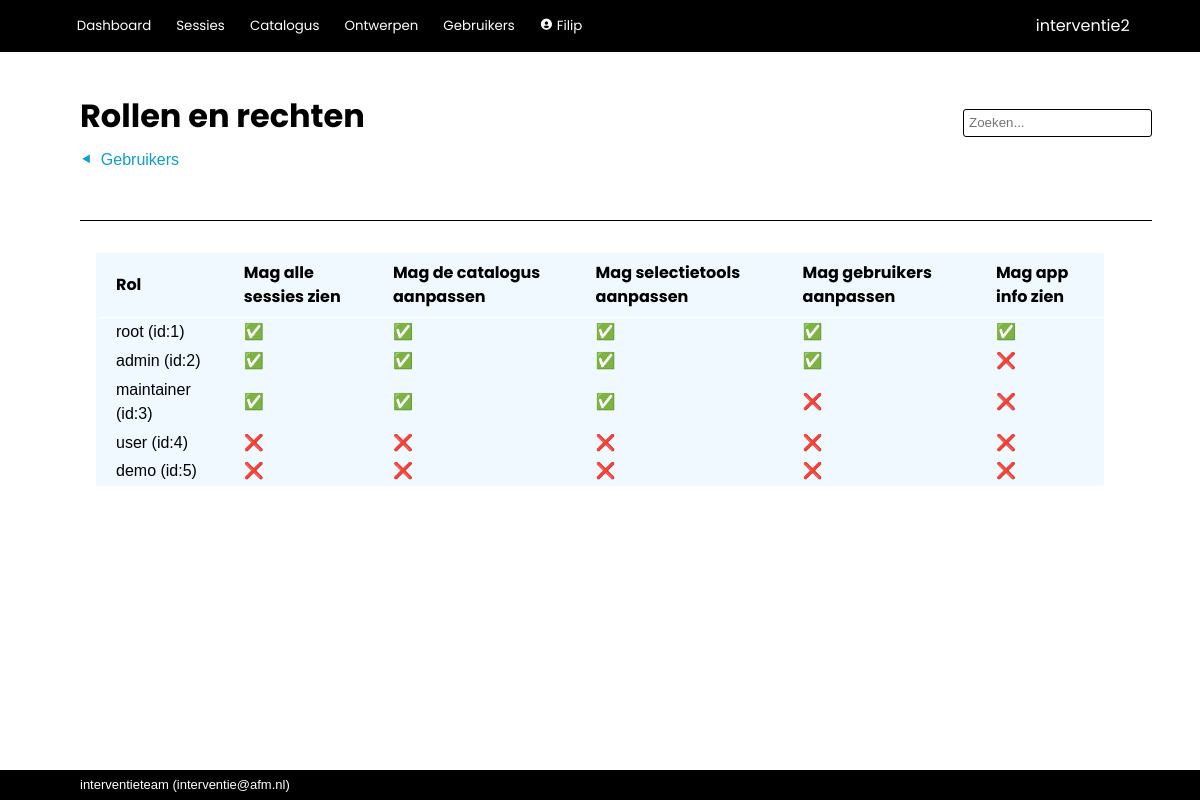
Page /admin/roles (signed in) on the committed database.
### interventie2/models.py (models this page shows, shortened)
class User(db.Model, UserMixin):
    __tablename__ = 'users'
    id            = db.Column(db.Integer, primary_key=True)
    name          = db.Column(db.String(80), nullable=False, unique=True)
    password      = db.Column(db.String(200), nullable=False)
    role_id       = db.Column(db.Integer, db.ForeignKey('roles.id'), nullable=False, default=4) #references roles.id
    description   = db.Column(db.String(2000), nullable=False, default="")
    email         = db.Column(db.String(254))
    link          = db.Column(db.String(1000))
    active        = db.Column(db.Boolean, nullable=False, default=True)
    date_created  = db.Column(db.DateTime(timezone=True), server_default=func.now())
    last_seen     = db.Column(db.DateTime(timezone=True), server_default=func.now())
    role = relationship('Role')
    messages = relationship('Message', back_populates='recipient', foreign_keys="Message.recipient_id", cascade='all, delete-orphan')
    messages_sent = relationship('Message', back_populates='sender', foreign_keys="Message.sender_id")
    worksession = relationship('Worksession', back_populates='creator')
    plan = relationship('Plan', back_populates='creator')
    allowed_worksessions = relationship('Worksession', secondary='worksession_access', back_populates='allowed_users')
    owned_instruments = relationship('Instrument', back_populates='owner')
    def unread_messages(self):
        return sum(1 for message in self.messages if (message.unread) and (message.deliver_after.date() <= date.today()))
    def unread_message_alert(self):
        return self.unread_messages() > 0

class Role(db.Model):
    __tablename__  = 'roles'
    id             = db.Column(db.Integer, primary_key=True) #1=root 2=admin, 3=maintainer, 4=user, 5=demo
    name           = db.Column(db.String(20), nullable=False, unique=True)
    see_app_info   = db.Column(db.Boolean)
    see_all_worksessions = db.Column(db.Boolean)
    edit_catalog   = db.Column(db.Boolean)
    edit_questionnaire = db.Column(db.Boolean)
    edit_users     = db.Column(db.Boolean)
    demo           = db.Column(db.Boolean)

### interventie2/admin/routes.py (the view)
@admin.route('/roles')
@login_required
def roles():
    roles = Role.query.order_by()
    return render_template('admin/roles.html', roles=roles)

### interventie2/models.py (called while the page is built)
@login_manager.user_loader
def load_user(user_id):
    return User.query.get(user_id)

### interventie2/admin/templates/admin/roles.html
{%  extends 'base.html' %}
{% block steps %}
    <a href="{{ url_for('admin.index') }}" class="step">Gebruikers</a>
{% endblock %}
{% block page_title %}
    Rollen en rechten
{% endblock %}
{% block body %}
    <table>
        <tr>
            <th>Rol</th>
            <th>Mag alle sessies zien</th>
            <th>Mag de catalogus aanpassen</th>
            <th>Mag selectietools aanpassen</th>
            <th>Mag gebruikers aanpassen</th>
            <th>Mag app info zien</th>
        </tr>
        {% for role in roles %}
            <tr>
                <td>{{ role.name }} (id:{{ role.id }})</td>
                <td>{% if role.see_all_worksessions %}&#9989;{% else %}&#10060;{% endif %}</td>
                <td>{% if role.edit_catalog %}&#9989;{% else %}&#10060;{% endif %}</td>
                <td>{% if role.edit_questionnaire %}&#9989;{% else %}&#10060;{% endif %}</td>
                <td>{% if role.edit_users %}&#9989;{% else %}&#10060;{% endif %}</td>
                <td>{% if role.see_app_info %}&#9989;{% else %}&#10060;{% endif %}</td>
           </tr>
        {% endfor %}
    </table>
{% endblock %}

### interventie2/templates/base.html (shortened to what this page needs)
<!DOCTYPE html>
<html lang="en">
    <head>
        <link rel="stylesheet" href="{{ url_for('static', filename='css/styles.css')}}">
        <link href="https://unpkg.com/boxicons@2.1.2/css/boxicons.min.css" rel="stylesheet">
    </head>
    <body>
        {% import 'jinja_macros.html' as macro %}
        <header>
            <div class="logo">{{ config['APP_NAME'] }}</div>
            <div class="modes">
                {% if current_user.is_authenticated %}
                    <button>
                        <a href="{{ url_for('main.index') }}">Dashboard</a>
                    </button>
                    <button>
                        <a href="{{ url_for('main.worksessions') }}">Sessies</a>
                    </button>
                    <button>
                        <a href="{{ url_for('catalog.index') }}">Catalogus</a>
                    </button>
                    {% if current_user.role.edit_questionnaire %}
                        <button>
                            <a href="{{ url_for('tools.index') }}">Ontwerpen</a>
                        </button>
                    {% endif %}
                    {% if current_user.role.edit_users %}
                        <button>
                            <a href="{{ url_for('admin.index') }}">Gebruikers</a>
                        </button>
                    {% endif %}
                    <button>
                        <a href="{{ url_for('admin.user', id=current_user.id) }}"><i class='bx bxs-user-circle'></i>
                            {{ current_user.name }}
                        </a>
                    </button>
                {% else %}
                    <button>
                        <a href="{{ url_for('main.login') }}">Login</a>
                    </button>
                {% endif %}
            </div>
        </header>
        <nav>
            <div class="title">{% block page_title %}{% endblock %}</div>
            {% if current_user.is_authenticated %}
                <form action="/analysis/search" method="get" class="search">
                    <input id="search" type="search"  name="q" value="{{ request.args.get('q') or '' }}" placeholder="Zoeken...">
                </form>
            {% endif %}
            <div class="steps">{% block steps %}{% endblock %}</div>
            <div class="tabs">{% block tabs %}{% endblock %}</div>
        </nav>
        <main>
            <section>{% block body %}{% endblock %}</section>
        </main>
        <footer>{{ config['MAINTAINER'] }} (<a href="mailto:{{ config['MAINTAINER_EMAIL'] }}">{{ config['MAINTAINER_EMAIL'] }}</a>)</footer>
    </body>
</html>

### interventie2/static/css/styles.css (style rules this page uses)
:root { --dark-blue: #0f2841; --light-blue: #0e9ed5; --green: #3b7d23; --red: red; --highlight: #195fa6; --mid-grey: #0e9ed5; --object: #f0f9ff; --alert: red; --button-bg: #176cc2; --button-fg: white; }
html, body { font-family: sans-serif; line-height: 1.5em; padding: 0px; margin: 0px; }
a { color: inherit; text-decoration: none; }
button { border: 1px solid var(--mid-grey); background-color: var(--button-bg); color: var(--button-fg); min-height: 2.2em; border-radius: 3px; min-width: 7em; padding-left: 1em; padding-right: 1em; margin-bottom: 2px; }
button a { text-decoration: none; }
input { background-color: white;; border: 1px solid var(--mid-grey); font-size: inherit; min-height: 1.7rem; margin-bottom: 2px; }
table { background: var(--object); border-radius: 3px; border-collapse: collapse; }
th { border-bottom: 1px solid white; color: black; font-weight: bold; font-family: "Poppins", sans-serif; padding: 0.5em 1em; text-align: left; }
td { padding: 0.15em 1em; }
tbody tr { border-left: 4px solid var(--object); transition:all 0.25s ease; }
body { display: grid; height: 100vh; grid-template-rows: min-content min-content auto min-content; grid-template-areas: "header" "nav" "main" "footer"; }
header { grid-area: header; background-color: black; display: grid; grid-template-columns: auto min-content; grid-template-rows: auto; grid-template-areas: "modes logo"; color: white; align-items: center; padding: 0.6rem 4.4rem; font-family: "Poppins", sans-serif; }
header a { text-decoration: none; font-family: "Poppins", sans-serif; }
.logo { grid-area: logo; }
.modes { grid-area: modes; padding: 0px; margin: 0px; }
.modes button { background: inherit; outline: none; cursor: pointer; padding: 0.4rem 0.4rem; margin: 0 0.5rem 0 0; border: none; border-radius: 0px; color: white; font-family: "Poppins", sans-serif; font-size: smaller; min-width: 0; }
.modes a { text-decoration: none; }
nav { grid-area: nav; display: grid; grid-template-columns: 1fr auto; grid-template-areas: "title search" "steps steps" "tabs tabs "; align-items: center; margin: 3rem 3rem 1rem 5rem; }
.title { grid-area: title; font-family: "Poppins", sans-serif; color: black; font-size: xx-large; font-weight: bold; padding: 0 0 1rem 0; line-height: 1em; }
.search { grid-area: search; display: flex; align-items: center; text-decoration: none; border: none; }
.search input { background-color: white;; border: 1px solid black; border-radius: 3px; padding: 5px; font-size: smaller; height: 1.7rem; }
.tabs { grid-area: tabs; display: flex; padding-top: 3rem; overflow: hidden; font-size: inherit; border-bottom: 1px solid black; }
.steps { grid-area: steps; display: flex; overflow: hidden; font-size: inherit; }
.steps { background: inherit; color: var(--mid-grey); outline: none; cursor: pointer; border: none; border-radius: 0px; font-size: inherit; }
.step { margin-right: 2em; }
.step:before { content: "⯇"; margin-right: 0.5em; }
.steps a { text-decoration: none; }
main { grid-area: main; padding: 1rem 5rem; display: grid; grid-template-columns: min-content 100%; grid-template-areas: "aside section "; overflow-y: auto; }
section { grid-area: section; padding: 0; margin-left: 1rem; margin-right: 1rem; }
footer { grid-area: footer; background-color: black; color: white; align-items: center; padding: 0.2rem 5rem; font-size: small; }

### rows in the picture
User: name "Filip"
Role: name "root", id "1"
Role: name "admin", id "2"
Role: name "maintainer", id "3"
Role: name "user", id "4"
Role: name "demo", id "5"

### other values in the picture
{{ config['APP_NAME'] }} "interventie2"
{{ config['MAINTAINER'] }} "interventieteam"
{{ config['MAINTAINER_EMAIL'] }} "interventie@afm.nl"
